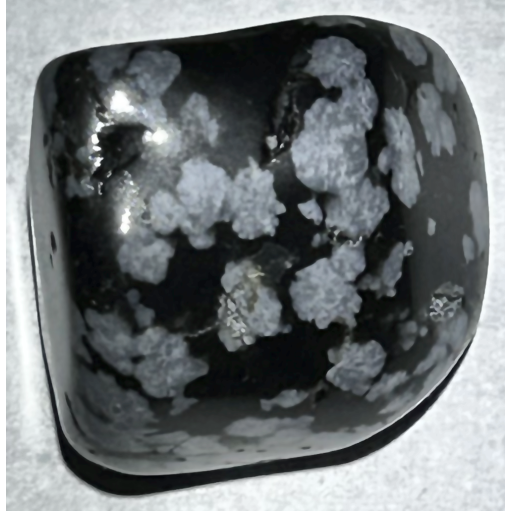
#> input picture 1.png, 512 x 512 px
$ python -i main.py   (imports and definitions only)
#> lines starting #> are read from the running program, lines starting #| are printed output that depends on the picture; after the words box and inside, x2 and y2 are one past the last pixel; in counts of white or black regions, pixels touching at a corner belong together
import cv2
import numpy as np
import os
from pathlib import Path
import matplotlib.pyplot as plt

class UniversalMineralPreprocessor:
    """
    Universal Mineral Image Preprocessor

    A robust preprocessing pipeline designed to work with various mineral types:
    - Sulfur (yellow-green)
    - Obsidian (black)
    - Quartz (transparent/white)
    - And others...

    Strategy:
    Instead of relying on specific color values, this preprocessor uses:
    1. Edge detection (works for all objects)
    2. GrabCut algorithm (intelligent segmentation)
    3. Object-background contrast analysis
    """

    # [421 lines left out: functions __init__, step1_load_image, step2_denoise, step3_enhance_contrast, step4_segment_universal, step5_remove_artifacts and 6 more, not called in this run]


# =============================================================================
# USAGE EXAMPLES
# =============================================================================

# [5 lines not run here, left out]


    # ========================================
    # Option 2: Process all minerals in batch
    # ========================================
    # print("\n=== Option 2: All Minerals ===")
    #
    # # List of minerals to process
    # MINERALS = ['sulfur', 'obsidian', 'quartz', 'amethyst', 'pyrite']
    #
    # # Base paths
    # BASE_INPUT = "images/minerals_raw/sulfur"  # Used as base path
    # BASE_OUTPUT = "images/minerals_processed/sulfur"
    #
    # preprocessor = UniversalMineralPreprocessor(BASE_INPUT, BASE_OUTPUT)
    # preprocessor.process_all_minerals(MINERALS, visualize_first=True)
class StatisticalMineralClassifier:
    def __init__(self):
        # Słownik przechowujący wzorce dla każdego minerału
        self.profiles = {}

    def get_image_signature(self, image_path):
        """Tworzy unikalny podpis cyfrowy z lepszą obsługą błędów"""
#> called with image_path = '1.png'
        img = cv2.imread(str(image_path))
#> img is the input picture: shape (512, 512, 3); mean B, G, R 120.1, 118.2, 113.1
        if img is None:
            print(f"❌ Nie można otworzyć pliku: {image_path}")
            return None

        # 1. Konwersja do HSV
        hsv = cv2.cvtColor(img, cv2.COLOR_BGR2HSV)
#> hsv: shape (512, 512, 3); mean H, S, V 90.7, 26.1, 120.5
        gray = cv2.cvtColor(img, cv2.COLOR_BGR2GRAY)

        # 2. Inteligentna maska (szukamy wszystkiego, co NIE jest białym tłem)
        # Zakładamy, że tło po Twoim preprocessingu ma jasność > 240
        mask = gray < 240
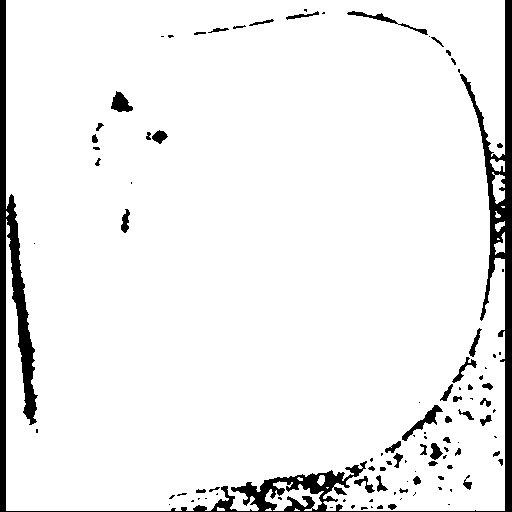
#> mask: shape (512, 512) bool; 93.3% white; 103 black regions (56 under 20 px)

        # Sprawdzenie: czy maska coś znalazła?
        if np.sum(mask) == 0:
            # Jeśli maska jest pusta, weź środek obrazu (bezpiecznik)
            h, w = gray.shape
            mask[h//4:3*h//4, w//4:3*w//4] = 1
            print(f"⚠️ Uwaga: Maska dla {Path(image_path).name} była pusta. Używam środka obrazu.")

        mask = mask.astype(np.uint8)

        # 3. Ekstrakcja cech
        # Średni kolor wewnątrz maski
        mean_hsv = cv2.mean(hsv, mask=mask)[:3]
#> mean_hsv = (93.27, 27.74, 111.2)

        # Tekstura - odchylenie standardowe jasności pikseli obiektu
        roughness = np.std(gray[mask > 0])
#> roughness = 75.17

        # 4. NOWOŚĆ: Proporcje kształtu (Współczynnik wydłużenia)
        contours, _ = cv2.findContours(mask, cv2.RETR_EXTERNAL, cv2.CHAIN_APPROX_SIMPLE)
#> contours = 16 contours, 9 with area under 20; largest, box (x1, y1, x2, y2) and area: (6, 0, 505, 511) 245210, (265, 481, 324, 511) 656, (492, 172, 505, 204) 231, (490, 159, 505, 172) 104, (494, 232, 505, 255) 98, (317, 475, 325, 486) 50, (495, 221, 505, 232) 50
        aspect_ratio = 1.0
        if contours:
            cnt = max(contours, key=cv2.contourArea)
#> cnt = contour of 744 points, box (x1, y1, x2, y2) (6, 0, 505, 511), area 245210
            x, y, w, h = cv2.boundingRect(cnt)
#> x = 6; y = 0; w = 499; h = 511
            aspect_ratio = float(w) / h # np. 1.0 to kwadrat, 0.5 to pionowy słupek
#> aspect_ratio = 0.977

        # Zwracamy wektor: [Hue, Saturation, Value, Roughness, AspectRatio]
        return np.array([mean_hsv[0], mean_hsv[1], mean_hsv[2], roughness, aspect_ratio])

    # [33 lines left out: functions train, predict, not called in this run]

# =============================================================================

# [46 lines not run here, left out]

>>> result = StatisticalMineralClassifier().get_image_signature('1.png')
#> result = [93.27, 27.74, 111.2, 75.17, 0.977]
